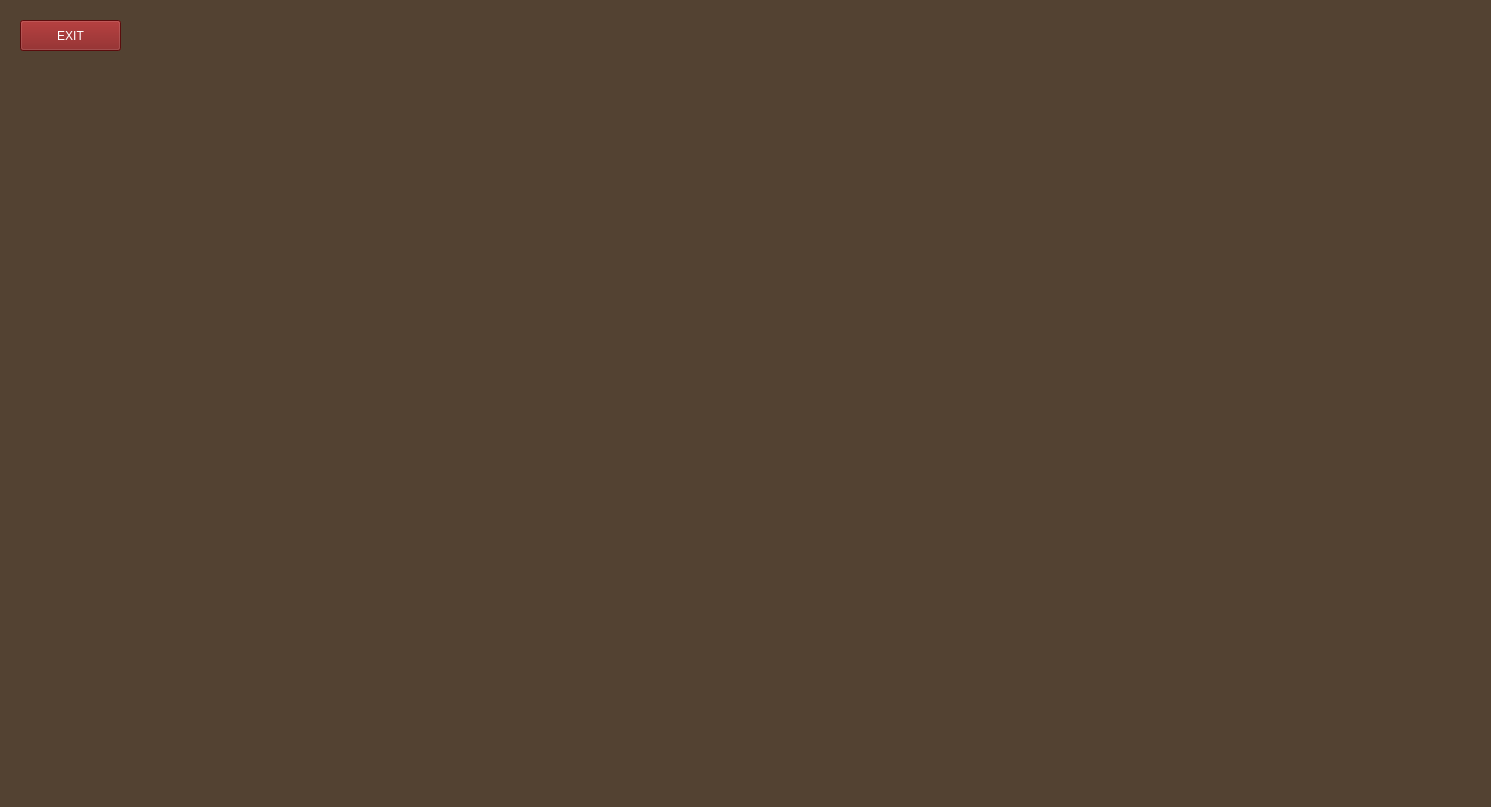
<?xml version="1.0" encoding="UTF-8"?>
<ui version="4.0">
 <class>GameClass</class>
 <widget class="QWidget" name="GameClass">
  <property name="geometry">
   <rect>
    <x>0</x>
    <y>0</y>
    <width>1491</width>
    <height>807</height>
   </rect>
  </property>
  <property name="windowTitle">
   <string>Triviador</string>
  </property>
  <property name="windowIcon">
   <iconset resource="../resource/Triviador.qrc">
    <normaloff>:/icon/Triviador.ico</normaloff>:/icon/Triviador.ico</iconset>
  </property>
  <property name="styleSheet">
   <string notr="true">background-color: #534232;</string>
  </property>
  <widget class="QPushButton" name="exitButton">
   <property name="geometry">
    <rect>
     <x>20</x>
     <y>20</y>
     <width>101</width>
     <height>31</height>
    </rect>
   </property>
   <property name="cursor">
    <cursorShape>PointingHandCursor</cursorShape>
   </property>
   <property name="styleSheet">
    <string notr="true">background-color: #801212;
color: rgb(255, 255, 255);
font: 15pt &quot;Franklin Gothic Heavy&quot;;</string>
   </property>
   <property name="text">
    <string>EXIT</string>
   </property>
  </widget>
  <widget class="QLabel" name="stageLabel">
   <property name="geometry">
    <rect>
     <x>620</x>
     <y>40</y>
     <width>231</width>
     <height>41</height>
    </rect>
   </property>
   <property name="font">
    <font>
     <family>Franklin Gothic Heavy</family>
     <pointsize>14</pointsize>
    </font>
   </property>
   <property name="styleSheet">
    <string notr="true">color: rgb(255, 255, 255);
</string>
   </property>
   <property name="text">
    <string/>
   </property>
   <property name="alignment">
    <set>Qt::AlignCenter</set>
   </property>
  </widget>
 </widget>
 <layoutdefault spacing="6" margin="11"/>
 <resources>
  <include location="../resource/Triviador.qrc"/>
 </resources>
 <connections/>
</ui>
